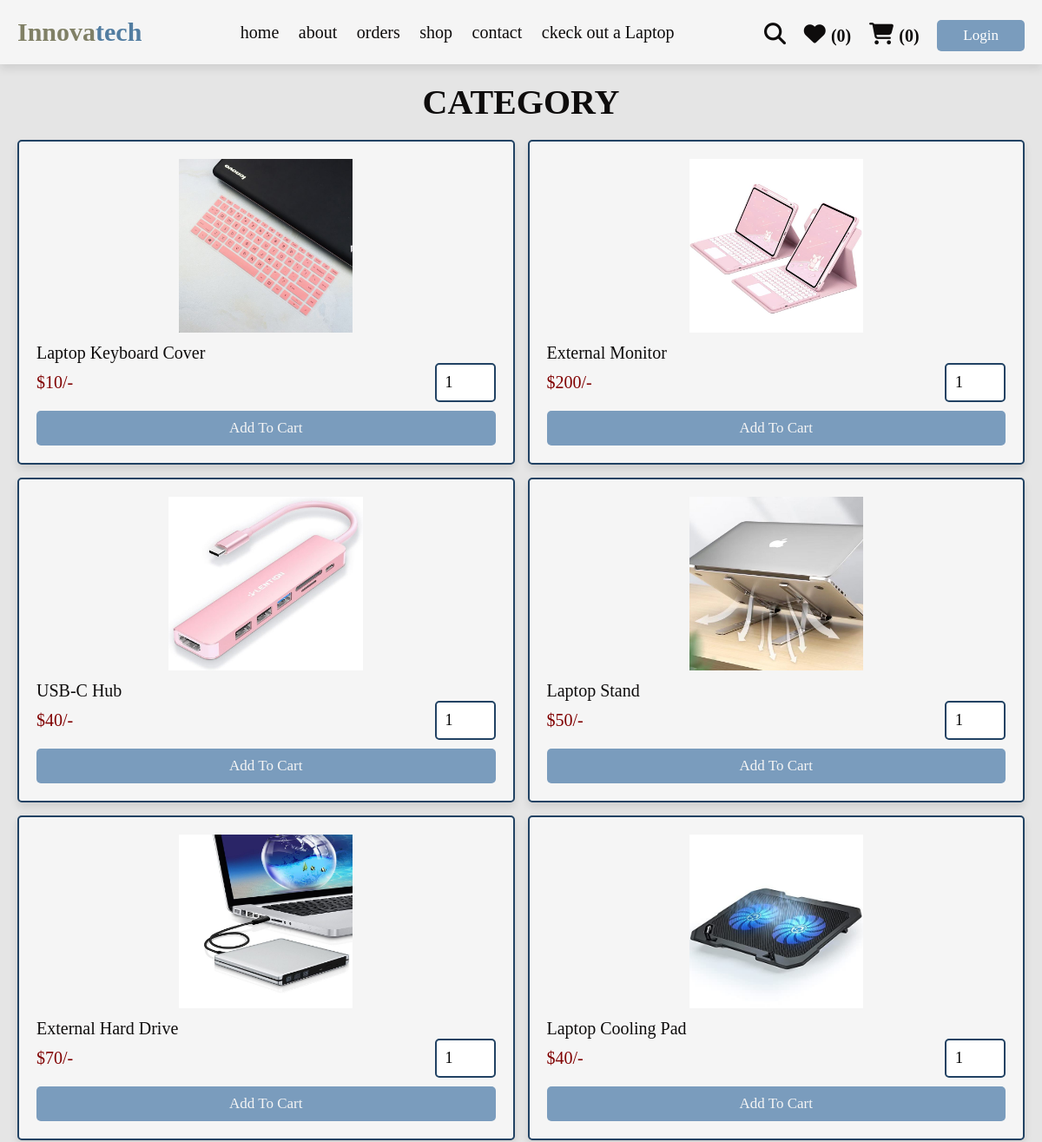
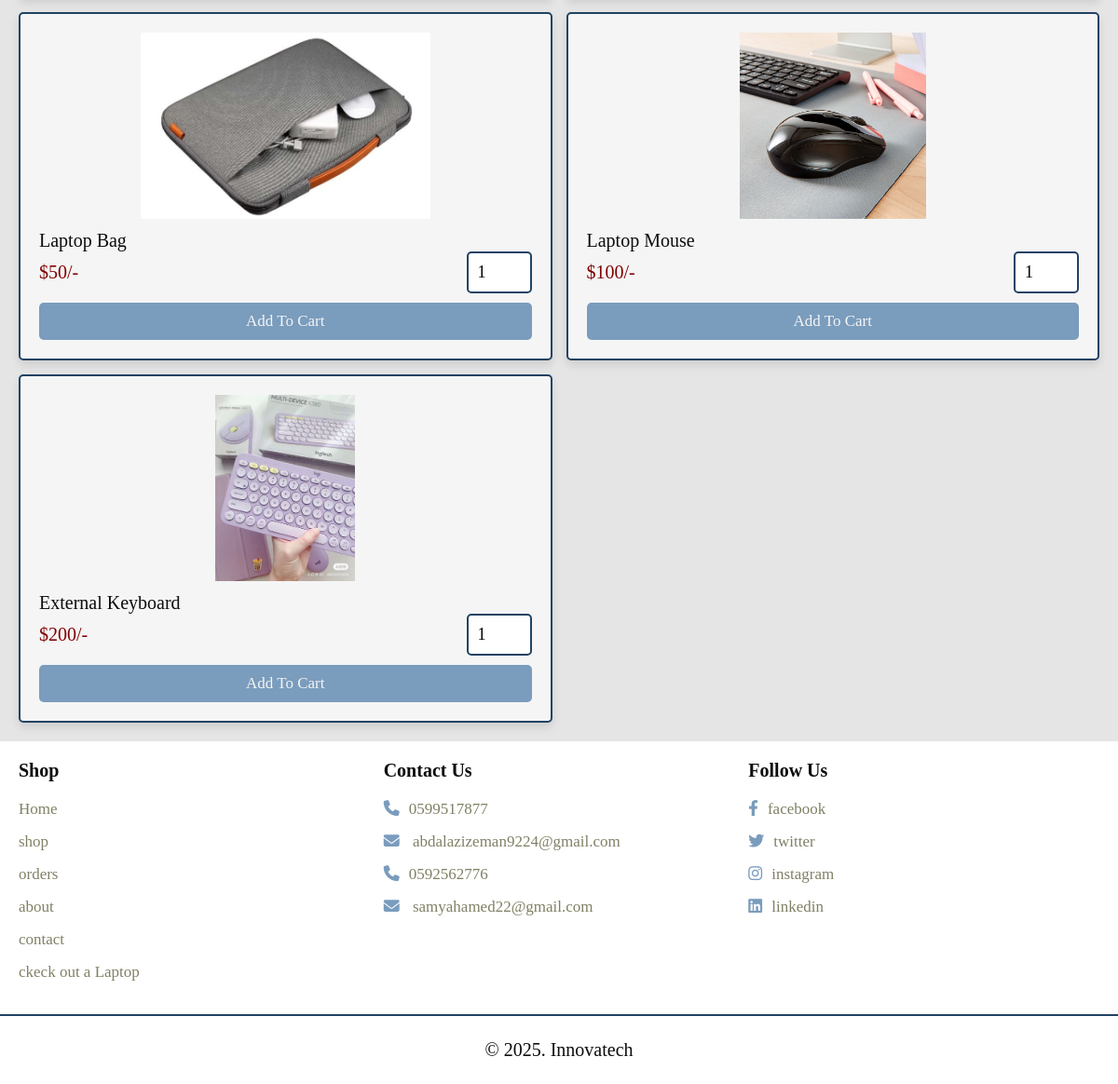
The app's page /category.php with its own data (2 pictures, top to bottom).
### tables this page shows
CREATE TABLE `products` (
  `id` int(100) NOT NULL,
  `name` varchar(100) NOT NULL,
  `details` varchar(500) NOT NULL,
  `price` int(10) NOT NULL,
  `image_01` varchar(100) NOT NULL,
  `image_02` varchar(100) NOT NULL,
  `image_03` varchar(100) NOT NULL
);

### category.php (the view, shortened to what this page needs)
<?php
include 'components/connect.php';
?>
<!DOCTYPE html>
<html lang="en">
<head>
   <link rel="stylesheet" href="https://cdnjs.cloudflare.com/ajax/libs/font-awesome/6.1.1/css/all.min.css">
   <link rel="stylesheet" href="css/style.css">
</head>
<body>
<?php include 'components/user_header.php'; ?>
<section class="products">
   <h1 class="heading">category</h1>
   <div class="box-container">
   <?php
     $category = $_GET['category'];
     $select_products = $conn->prepare("SELECT * FROM `products` WHERE name LIKE '%{$category}%'");
     $select_products->execute();
     if($select_products->rowCount() > 0){
      while($fetch_product = $select_products->fetch(PDO::FETCH_ASSOC)){
   ?>
   <form action="" method="post" class="box">
      <img src="uploaded_img/<?= $fetch_product['image_01']; ?>" alt="">
      <div class="name"><?= $fetch_product['name']; ?></div>
      <div class="flex">
         <div class="price"><span>$</span><?= $fetch_product['price']; ?><span>/-</span></div>
         <input type="number" name="qty" class="qty" min="1" max="99" onkeypress="if(this.value.length == 2) return false;" value="1">
      </div>
      <input type="submit" value="add to cart" class="btn" name="add_to_cart">
   </form>
   <?php
      }
   }else{
      echo '<p class="empty">no products found!</p>';
   }
   ?>
   </div>
</section>
<?php include 'components/footer.php'; ?>
</body>
</html>

### components/user_header.php (shortened to what this page needs)
<?php
global $conn;
?>
<header class="header">
    <section class="flex">
        <a href="home.php" class="logo">Innova<span>tech</span></a>
        <nav class="navbar" style="margin-left: 20px;">
            <a href="home.php">home</a>
            <a href="about.php">about</a>
            <a href="orders.php">orders</a>
            <a href="shop.php">shop</a>
            <a href="contact.php">contact</a>
            <a href="main-page-laptop.php">ckeck out a Laptop</a>
        </nav>
        <div class="icons" >
            <?php
            $count_wishlist_items = $conn->prepare("SELECT * FROM `wishlist` WHERE user_id = ?");
            $count_wishlist_items->execute([$user_id]);
            $total_wishlist_counts = $count_wishlist_items->rowCount();
            $count_cart_items = $conn->prepare("SELECT * FROM `cart` WHERE user_id = ?");
            $count_cart_items->execute([$user_id]);
            $total_cart_counts = $count_cart_items->rowCount();
            ?>
            <div style="display: flex; justify-content: space-between; width: 300px;margin-bottom: -20px;" >  <a class="opn" href="search_page.php"><i class="fas fa-search"></i></a>
                <a href="wishlist.php" class="opn"><i class="fas fa-heart hala opn"> <span  style="font-family: cursive;">(<?= $total_wishlist_counts; ?>)</span></i></a>
                <a href="cart.php" class="opn"><i class="fas fa-shopping-cart opn"> <span  style="font-family: cursive;">(<?= $total_cart_counts; ?>)</span></i></a>
                <button id="user-btn" class="log"  style="color:#fff;margin-bottom: 9px">Login</button>
            </div>
        </div>
    </section>
</header>

### components/footer.php
<footer class="footer" style="background-color:white">
   <section class="grid" >
       <div class="box">
           <h3>Shop</h3>
           <ul type="none">
               <li><a href="home.php">Home</a></li>
               <li><a href="shop.php">shop</a></li>
               <li><a href="orders.php">orders</a></li>
               <li><a href="about.php">about</a></li>
               <li><a href="contact.php">contact</a></li>
               <li><a href="main-page-car.php">ckeck out a Laptop</a></li>
           </ul>
       </div>
       <div class="box">
           <h3>contact us</h3>
           <a href="tel:0599517877"><i class="fas fa-phone"></i>0599517877</a>
           <a href="mailto:abdalazizeman9224@gmail.com "><i class="fas fa-envelope"></i> abdalazizeman9224@gmail.com </a>
           <a href="tel:0592562776"><i class="fas fa-phone"></i>0592562776</a>
           <a href="mailto:samyahamed22@gmail.com "><i class="fas fa-envelope"></i> samyahamed22@gmail.com </a>
       </div>
      <div class="box">
         <h3>follow us</h3>
         <a href="#"><i class="fab fa-facebook-f"></i>facebook</a>
         <a href="#"><i class="fab fa-twitter"></i>twitter</a>
         <a href="#"><i class="fab fa-instagram"></i>instagram</a>
         <a href="#"><i class="fab fa-linkedin"></i>linkedin</a>
      </div>
   </section>
    <div class="credit">© 2025. Innovatech</div>
</footer>

### css/style.css (style rules this page uses)
:root { --primary-color: #404040; --yellow : #214263; --light-yellow : #007acc; --black2 : #0b0b11; --light-color2 : #999999; --border2: .1rem solid rgba(0,0,0,.1); --box-shadow2: 0 .5rem 1rem rgba(0,0,0,.1); --main-color: #7a9cbd; --orange: #1a334c; --red: #800000; --black: #0e0c0c; --white: #f5f5f5; --light-color: #808066; --light-bg: #e5e5e5; --border: .2rem solid var(--yellow); --box-shadow: 0 .5rem 1rem rgba(0,0,0,.1); --c1: #808066; --c2: #576d7b; --c3: #414b54; --c4: #527da1; --c5: #7f8386; --c6: #c5c9cc; }
* { font-family: SansSerif; margin:0; padding:0; box-sizing: border-box; outline: none; border:none; text-decoration: none; }
html { font-size: 62.5%; overflow-x: hidden; }
body { background-color: var(--light-bg); }
section { padding:2rem; max-width: 1200px; margin:0 auto; }
.heading { font-size: 4rem; color:var(--black); margin-bottom: 2rem; text-align: center; text-transform: uppercase; }
.btn, .delete-btn, .option-btn { display: block; width: 100%; margin-top: 1rem; border-radius: .5rem; padding:1rem 3rem; font-size: 1.7rem; text-transform: capitalize; color:var(--white); cursor: pointer; text-align: center; }
.btn { background-color: var(--main-color); }
.header { position: sticky; top:0; left:0; right:0; background-color: var(--white); box-shadow: var(--box-shadow); z-index: 1000; }
.header .flex { display: flex; align-items: center; justify-content: space-between; position: relative; }
.header .flex .logo { font-weight: bold; font-size: 3rem; color:var(--c1); }
.header .flex .logo span { color:var(--c4); }
.header .flex .navbar a { margin:0 1rem; font-size: 2rem; color:var(--black); }
.header .flex .icons > * { margin-left: 1rem; font-size: 2.5rem; cursor: pointer; color:var(--black); }
.header .flex .icons a span { font-size: 2rem; }
.products .box-container { display: grid; grid-template-columns: minmax(27rem, 1fr) minmax(27rem, 1fr) ; gap:1.5rem; justify-content: center; align-items: flex-start; }
.products .box-container .box { position: relative; background-color: var(--white); box-shadow: var(--box-shadow); border-radius: .5rem; border:var(--border); padding:2rem; overflow: hidden; }
.products .box-container .box img { height: 20rem; width: 100%; object-fit: contain; margin-bottom: 1rem; }
.products .box-container .box .name { font-size: 2rem; color:var(--black); }
.products .box-container .box .flex { display: flex; align-items: center; gap:1rem; }
.products .box-container .box .flex .qty { width: 7rem; padding:1rem; border:var(--border); font-size: 1.8rem; color:var(--hovercolor); border-radius: .5rem; }
.products .box-container .box .flex .price { font-size: 2rem; color:var(--red); margin-right: auto; }
.footer { background-color: var(--white); }
.footer .grid { display: grid; grid-template-columns: repeat(auto-fit, minmax(27rem, 1fr)); gap:1.5rem; align-items: flex-start; }
.footer .grid .box h3 { font-size: 2rem; color:var(--black); margin-bottom: 2rem; text-transform: capitalize; }
.footer .grid .box a { display: block; margin:1.5rem 0; font-size: 1.7rem; color:var(--light-color); }
.footer .grid .box a i { padding-right: 1rem; color:var(--main-color); transition: .2s linear; }
.footer .credit { text-align: center; padding: 2.5rem 2rem; border-top: var(--border); font-size: 2rem; color:var(--black); }
.icons .log { display: inline-block; margin-top: 1rem; border-radius: 0.5rem; background: var(--main-color); color: var(--white); font-weight: 500; font-size: 1.7rem; cursor: pointer; padding: 0.8rem 3rem; margin-top:-3px ; }

### components/user_header.php (style rules this page uses)
header div .opn { color: var(--black); }

### records on screen
products: image_01 (picture), name "Laptop Keyboard Cover", price "10"
products: image_01 (picture), name "External Monitor", price "200"
products: image_01 (picture), name "USB-C Hub", price "40"
products: image_01 (picture), name "Laptop Stand", price "50"
products: image_01 (picture), name "External Hard Drive", price "70"
products: image_01 (picture), name "Laptop Cooling Pad", price "40"
products: image_01 (picture), name "Laptop Bag", price "50"
products: image_01 (picture), name "Laptop Mouse", price "100"
products: image_01 (picture), name "External Keyboard", price "200"

### other values on screen
$total_wishlist_counts "0"
$total_cart_counts "0"
